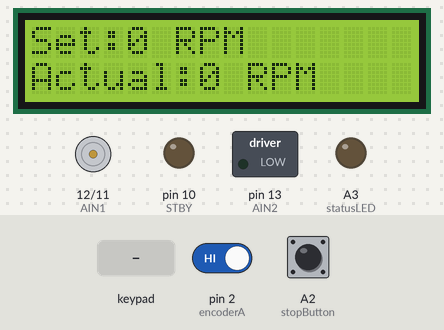
Simulated run of this sketch. Board: Arduino Uno, built with avr-gcc and run on an emulated ATmega328P. On the bench: 16×2 character LCD, direction and speed pins drawn as motors (green arrow = direction pin HIGH = forward, orange = LOW = backward, longer = more drive, stopped while the standby pin is LOW), switched loads named in the sketch (green lamp = pin HIGH), output pins drawn as LEDs (lit = HIGH). The test bench sets the inputs (shaded band); at power-on: A2 (stopButton) HIGH, pin 2 (encoderA) HIGH.

Above: at 1.3 s.
1.4 s: keypad keys 4 5 6 7 pressed 0.4 s apart
At 3.7 s:
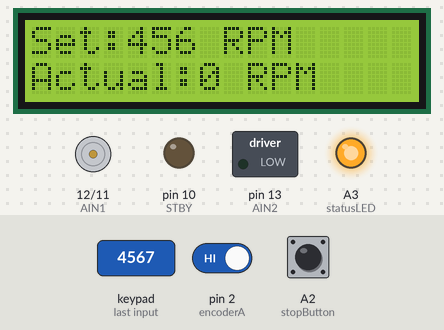
4.5 s: key '#' pressed
At 5.5 s:
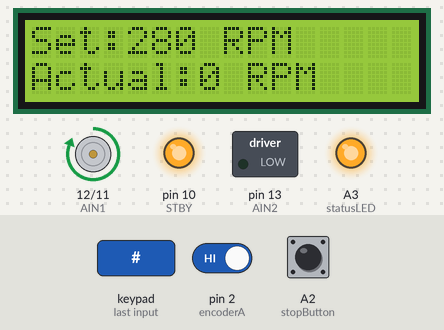
6.0 s: keypad keys 1 3 9 7 # pressed 0.4 s apart
At 8.9 s:
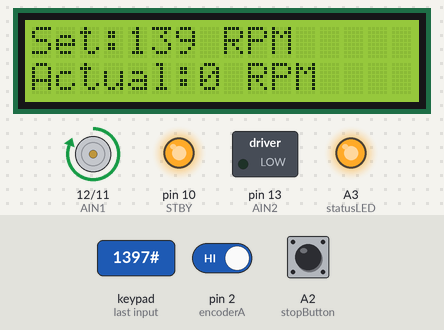
9.5 s: key '9' pressed
At 10.5 s:
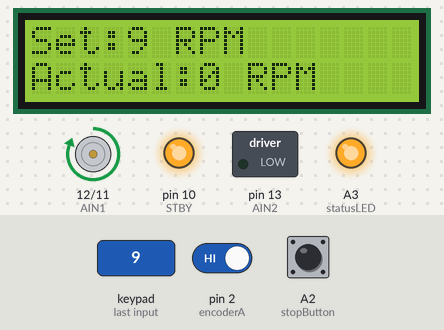
11.0 s: key '#' pressed
13.2 s: A2 (stopButton) pulled LOW for 0.15 s
At 14.3 s:
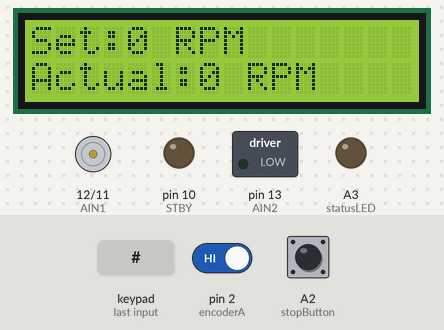
Timing chart, 0 to 15.8 s (numbered marks = the images above; inputs shaded):
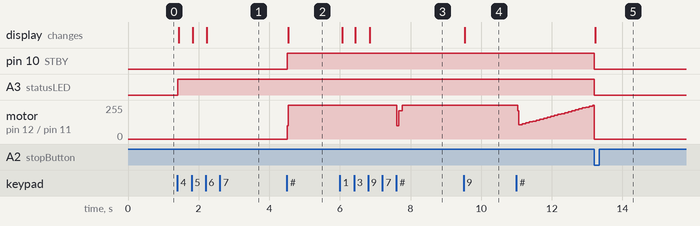

Measured:
- after the input at 1.4 s, A3 (statusLED): LOW → HIGH at once; the display: first changes at once (image 1 shows a later state)
- after the input at 4.5 s, pin 10 (STBY): LOW → HIGH at once; motor on pin 12 (AIN1) / pin 11 (PWMA): stopped → forward 255/255 at once; the display: changes at once (image 2)
- after the input at 6.0 s, motor on pin 12 (AIN1) / pin 11 (PWMA): forward 255/255 → forward 211/255 after 1.6 s, → forward 255/255 0.16 s later; the display: first changes after 0.06 s (image 3 shows a later state)
- after the input at 9.5 s, the display: changes at once (image 4)
- after the input at 13.2 s, pin 10 (STBY), A3 (statusLED): HIGH → LOW at once; motor on pin 12 (AIN1) / pin 11 (PWMA): forward 254/255 → stopped at once; the display: changes at once (image 5)

The sketch:

DC-MOTOR.ino
```cpp
#include <Wire.h>
#include <hd44780.h>
#include <hd44780ioClass/hd44780_I2Cexp.h>
#include <Keypad.h>

hd44780_I2Cexp lcd;

const byte ROWS = 4;
const byte COLS = 4;

char keys[ROWS][COLS] = {
{'D','C','B','A'},
{'#','9','6','3'},
{'0','8','5','2'},
{'*','7','4','1'}
};

byte rowPins[ROWS] = {4, 5, 6, 7};
byte colPins[COLS] = {8, 9, A0, A1};

Keypad keypad = Keypad(makeKeymap(keys), rowPins, colPins, ROWS, COLS);

const int stopButton = A2;
const int statusLED = A3;

const int STBY = 10;
const int PWMA = 11;
const int AIN1 = 12;
const int AIN2 = 13;

const int encoderA = 2;
const int encoderB = 3;

const int PPR = 330;
const int MAX_RPM = 280;

volatile unsigned long encoderPulses = 0;

String inputRPM = "";
int targetRPM = 0;
int actualRPM = 0;
int motorPWM = 0;

unsigned long previousTime = 0;
unsigned long previousControlTime = 0;

void encoderISR() {
encoderPulses++;
}

void setup() {
pinMode(stopButton, INPUT_PULLUP);
pinMode(statusLED, OUTPUT);

pinMode(STBY, OUTPUT);
pinMode(PWMA, OUTPUT);
pinMode(AIN1, OUTPUT);
pinMode(AIN2, OUTPUT);

pinMode(encoderA, INPUT_PULLUP);
pinMode(encoderB, INPUT_PULLUP);

digitalWrite(STBY, LOW);
digitalWrite(AIN1, HIGH);
digitalWrite(AIN2, LOW);
analogWrite(PWMA, 0);

attachInterrupt(digitalPinToInterrupt(encoderA), encoderISR, RISING);

lcd.begin(16, 2);
lcd.backlight();

lcd.setCursor(0, 0);
lcd.print("CIRCUITX READY");

showDisplay();
}

void loop() {
char key = keypad.getKey();

if (digitalRead(stopButton) == LOW) {
stopMotor();
inputRPM = "";
targetRPM = 0;
showDisplay();
delay(300);
}

if (key >= '0' && key <= '9') {
if (inputRPM.length() < 3) {
inputRPM += key;
digitalWrite(statusLED, HIGH);
showDisplay();
}
}

if (key == '*') {
stopMotor();
inputRPM = "";
targetRPM = 0;
showDisplay();
}

if (key == '#') {
if (inputRPM.length() > 0) {
targetRPM = inputRPM.toInt();
inputRPM = "";

if (targetRPM > MAX_RPM) {
    targetRPM = MAX_RPM;
  }

  if (targetRPM > 0) {
    startMotor();
  } else {
    stopMotor();
  }

  showDisplay();
}

}

if (millis() - previousTime >= 1000) {
previousTime = millis();

noInterrupts();
unsigned long pulses = encoderPulses;
encoderPulses = 0;
interrupts();

actualRPM = (pulses * 60UL) / PPR;

showDisplay();

}

if (millis() - previousControlTime >= 100) {
previousControlTime = millis();

if (targetRPM > 0) {
  int error = targetRPM - actualRPM;

  motorPWM += error * 0.8;

  motorPWM = constrain(motorPWM, 0, 255);

  analogWrite(PWMA, motorPWM);
}

}
}

void startMotor() {
digitalWrite(AIN1, HIGH);
digitalWrite(AIN2, LOW);

digitalWrite(STBY, HIGH);

motorPWM = 100;
analogWrite(PWMA, motorPWM);

digitalWrite(statusLED, HIGH);
}

void stopMotor() {
targetRPM = 0;
motorPWM = 0;

analogWrite(PWMA, 0);
digitalWrite(STBY, LOW);

digitalWrite(statusLED, LOW);
}

void showDisplay() {
lcd.setCursor(0, 0);
lcd.print("Set:");

if (inputRPM.length() > 0) {
lcd.print(inputRPM);
} else {
lcd.print(targetRPM);
}

lcd.print(" RPM       ");

lcd.setCursor(0, 1);
lcd.print("Actual:");
lcd.print(actualRPM);
lcd.print(" RPM   ");
}
```
